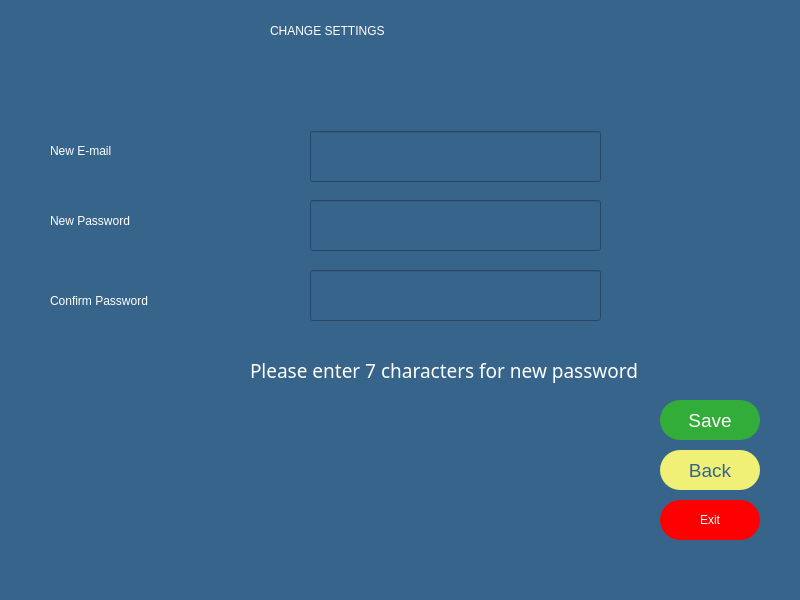
<?xml version="1.0" encoding="UTF-8"?>
<ui version="4.0">
 <class>MainWindow</class>
 <widget class="QMainWindow" name="MainWindow">
  <property name="geometry">
   <rect>
    <x>0</x>
    <y>0</y>
    <width>800</width>
    <height>600</height>
   </rect>
  </property>
  <property name="windowTitle">
   <string>MainWindow</string>
  </property>
  <property name="styleSheet">
   <string notr="true">background-color: rgb(54, 100, 139);</string>
  </property>
  <widget class="QWidget" name="centralwidget">
   <widget class="QLabel" name="label">
    <property name="geometry">
     <rect>
      <x>270</x>
      <y>10</y>
      <width>271</width>
      <height>41</height>
     </rect>
    </property>
    <property name="styleSheet">
     <string notr="true">color: rgb(255, 255, 255);
font: 63 18pt &quot;Montserrat SemiBold&quot;;</string>
    </property>
    <property name="text">
     <string>CHANGE SETTINGS</string>
    </property>
   </widget>
   <widget class="QLabel" name="la_name">
    <property name="geometry">
     <rect>
      <x>50</x>
      <y>130</y>
      <width>141</width>
      <height>41</height>
     </rect>
    </property>
    <property name="styleSheet">
     <string notr="true">color: rgb(255, 255, 255);
font: 63 14pt &quot;Montserrat SemiBold&quot;;</string>
    </property>
    <property name="text">
     <string>New E-mail</string>
    </property>
   </widget>
   <widget class="QLabel" name="la_password">
    <property name="geometry">
     <rect>
      <x>50</x>
      <y>200</y>
      <width>171</width>
      <height>41</height>
     </rect>
    </property>
    <property name="styleSheet">
     <string notr="true">color: rgb(255, 255, 255);
font: 63 14pt &quot;Montserrat SemiBold&quot;;</string>
    </property>
    <property name="text">
     <string>New Password</string>
    </property>
   </widget>
   <widget class="QLineEdit" name="li_name">
    <property name="geometry">
     <rect>
      <x>310</x>
      <y>131</y>
      <width>291</width>
      <height>51</height>
     </rect>
    </property>
    <property name="styleSheet">
     <string notr="true">font: 63 14pt &quot;Montserrat SemiBold&quot;;
color: rgb(255, 255, 255);</string>
    </property>
   </widget>
   <widget class="QLineEdit" name="li_password">
    <property name="geometry">
     <rect>
      <x>310</x>
      <y>200</y>
      <width>291</width>
      <height>51</height>
     </rect>
    </property>
    <property name="styleSheet">
     <string notr="true">font: 63 14pt &quot;Montserrat SemiBold&quot;;
color: rgb(255, 255, 255);</string>
    </property>
   </widget>
   <widget class="QLabel" name="la_confpass">
    <property name="geometry">
     <rect>
      <x>50</x>
      <y>280</y>
      <width>221</width>
      <height>41</height>
     </rect>
    </property>
    <property name="styleSheet">
     <string notr="true">color: rgb(255, 255, 255);
font: 63 14pt &quot;Montserrat SemiBold&quot;;</string>
    </property>
    <property name="text">
     <string>Confirm Password</string>
    </property>
   </widget>
   <widget class="QLineEdit" name="li_confpass">
    <property name="geometry">
     <rect>
      <x>310</x>
      <y>270</y>
      <width>291</width>
      <height>51</height>
     </rect>
    </property>
    <property name="styleSheet">
     <string notr="true">font: 63 14pt &quot;Montserrat SemiBold&quot;;
color: rgb(255, 255, 255);</string>
    </property>
   </widget>
   <widget class="QPushButton" name="B_exit">
    <property name="geometry">
     <rect>
      <x>660</x>
      <y>500</y>
      <width>100</width>
      <height>40</height>
     </rect>
    </property>
    <property name="styleSheet">
     <string notr="true">background-color: rgb(255, 0, 0);
font: 63 14pt &quot;Montserrat SemiBold&quot;;
border-radius: 20;
color: rgb(255, 255, 255);
</string>
    </property>
    <property name="text">
     <string>Exit</string>
    </property>
    <property name="checkable">
     <bool>false</bool>
    </property>
   </widget>
   <widget class="QPushButton" name="B_back">
    <property name="geometry">
     <rect>
      <x>660</x>
      <y>450</y>
      <width>100</width>
      <height>40</height>
     </rect>
    </property>
    <property name="styleSheet">
     <string notr="true">background-color: rgb(240, 240, 119);
color: rgb(54, 100, 139);
font: 63 14pt ;Montserrat SemiBold;
border-radius: 20;</string>
    </property>
    <property name="text">
     <string>Back</string>
    </property>
    <property name="checkable">
     <bool>false</bool>
    </property>
   </widget>
   <widget class="QLabel" name="la_error">
    <property name="geometry">
     <rect>
      <x>250</x>
      <y>350</y>
      <width>461</width>
      <height>41</height>
     </rect>
    </property>
    <property name="font">
     <font>
      <family>Montserrat SemiBold</family>
      <pointsize>14</pointsize>
      <weight>7</weight>
      <italic>false</italic>
      <bold>false</bold>
     </font>
    </property>
    <property name="styleSheet">
     <string notr="true">color: rgb(255, 255, 255);
font: 63 14pt &quot;Montserrat SemiBold&quot;;</string>
    </property>
    <property name="text">
     <string>Please enter 7 characters for new password</string>
    </property>
   </widget>
   <widget class="QPushButton" name="B_save">
    <property name="geometry">
     <rect>
      <x>660</x>
      <y>400</y>
      <width>100</width>
      <height>40</height>
     </rect>
    </property>
    <property name="styleSheet">
     <string notr="true">background-color: rgb(50, 173, 58);
font: 63 14pt ;Montserrat SemiBold;
border-radius: 20;
color: rgb(255, 255, 255);</string>
    </property>
    <property name="text">
     <string>Save</string>
    </property>
    <property name="checkable">
     <bool>false</bool>
    </property>
   </widget>
  </widget>
  <widget class="QMenuBar" name="menubar">
   <property name="geometry">
    <rect>
     <x>0</x>
     <y>0</y>
     <width>800</width>
     <height>26</height>
    </rect>
   </property>
  </widget>
  <widget class="QStatusBar" name="statusbar"/>
 </widget>
 <resources/>
 <connections/>
</ui>
